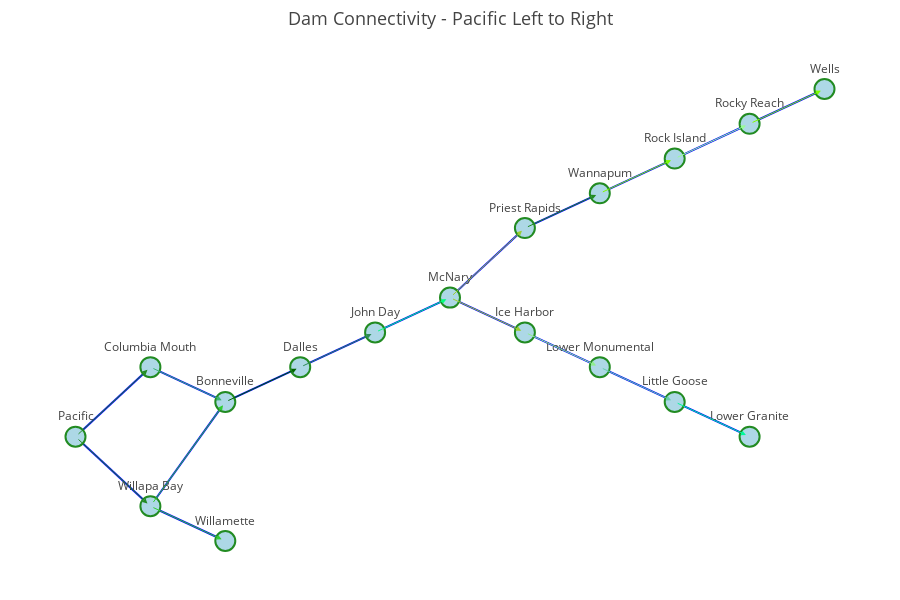

This figure's notebook cell:
### Code cell
# Dams and edges
dams = [
    "Pacific",
    "Columbia Mouth",
    "Willapa Bay",
    "Bonneville",
    "Dalles",
    "Willamette",
    "McNary",
    "Ice Harbor",
    "John Day",
    "Lower Granite",
    "Lower Monumental",
    "Little Goose",
    "Rock Island",
    "Rocky Reach",
    "Wannapum",
    "Priest Rapids",
    "Wells",
]

edges = [
    ("Pacific", "Columbia Mouth"),
    ("Pacific", "Willapa Bay"),
    ("Columbia Mouth", "Bonneville"),
    ("Columbia Mouth", "Bonneville"),
    ("Willapa Bay", "Willamette"),
    ("Willapa Bay", "Bonneville"),
    ("Bonneville", "Dalles"),
    ("Dalles", "John Day"),
    ("John Day", "McNary"),
    ("McNary", "Ice Harbor"),
    ("Ice Harbor", "Lower Monumental"),
    ("Lower Monumental", "Little Goose"),
    ("Little Goose", "Lower Granite"),
    ("McNary", "Priest Rapids"),
    ("Priest Rapids", "Wannapum"),
    ("Wannapum", "Rock Island"),
    ("Rock Island", "Rocky Reach"),
    ("Rocky Reach", "Wells"),
]


digraph_fig = plot_digraph_rivers(dams, edges)
digraph_fig.show()

### Figure 1 — Plotly figure (JSON) as saved in the notebook; plotly's stock layout.template omitted (floating-point values rounded to 4 significant figures)
{"data": [{"hoverinfo": "none", "line": {"color": "blue", "width": 2}, "mode": "lines", "type": "scatter", "x": [0, 1, null, 0, 1, null, 1, 2, null, 1, 2, null, 1, 2, null, 2, 3, null, 3, 4, null, 5, 6, null, 5, 6, null, 6, 7, null, 4, 5, null, 7, 8, null, 8, 9, null, 8, 9, null, 9, 10, null, 7, 8, null, 6, 7, null], "y": [0, 1, null, 0, -1, null, 1, 0.5, null, -1, -1.5, null, -1, 0.5, null, 0.5, 1, null, 1, 1.5, null, 2, 1.5, null, 2, 3, null, 1.5, 1, null, 1.5, 2, null, 1, 0.5, null, 0.5, 0, null, 4, 4.5, null, 4.5, 5, null, 3.5, 4, null, 3, 3.5, null]}, {"hoverinfo": "text", "marker": {"color": "lightblue", "line": {"color": "forestgreen", "width": 2}, "size": 20}, "mode": "markers+text", "text": ["Pacific", "Columbia Mouth", "Willapa Bay", "Bonneville", "Dalles", "Willamette", "McNary", "Ice Harbor", "John Day", "Lower Granite", "Lower Monumental", "Little Goose", "Rock Island", "Rocky Reach", "Wannapum", "Priest Rapids", "Wells"], "textposition": "top center", "type": "scatter", "x": [0, 1, 1, 2, 3, 2, 5, 6, 4, 9, 7, 8, 8, 9, 7, 6, 10], "y": [0, 1, -1, 0.5, 1, -1.5, 2, 1.5, 1.5, 0, 1, 0.5, 4, 4.5, 3.5, 3, 5]}], "layout": {"annotations": [{"arrowcolor": "forestgreen", "arrowhead": 2, "arrowsize": 1, "arrowwidth": 1, "ax": 0, "axref": "x", "ay": 0, "ayref": "y", "showarrow": true, "standoff": 4, "x": 1, "xref": "x", "y": 1, "yref": "y"}, {"arrowcolor": "forestgreen", "arrowhead": 2, "arrowsize": 1, "arrowwidth": 1, "ax": 0, "axref": "x", "ay": 0, "ayref": "y", "showarrow": true, "standoff": 4, "x": 1, "xref": "x", "y": -1, "yref": "y"}, {"arrowcolor": "mediumseagreen", "arrowhead": 2, "arrowsize": 1, "arrowwidth": 1, "ax": 1, "axref": "x", "ay": 1, "ayref": "y", "showarrow": true, "standoff": 4, "x": 2, "xref": "x", "y": 0.5, "yref": "y"}, {"arrowcolor": "limegreen", "arrowhead": 2, "arrowsize": 1, "arrowwidth": 1, "ax": 1, "axref": "x", "ay": -1, "ayref": "y", "showarrow": true, "standoff": 4, "x": 2, "xref": "x", "y": -1.5, "yref": "y"}, {"arrowcolor": "limegreen", "arrowhead": 2, "arrowsize": 1, "arrowwidth": 1, "ax": 1, "axref": "x", "ay": -1, "ayref": "y", "showarrow": true, "standoff": 4, "x": 2, "xref": "x", "y": 0.5, "yref": "y"}, {"arrowcolor": "darkgreen", "arrowhead": 2, "arrowsize": 1, "arrowwidth": 1, "ax": 2, "axref": "x", "ay": 0.5, "ayref": "y", "showarrow": true, "standoff": 4, "x": 3, "xref": "x", "y": 1, "yref": "y"}, {"arrowcolor": "seagreen", "arrowhead": 2, "arrowsize": 1, "arrowwidth": 1, "ax": 3, "axref": "x", "ay": 1, "ayref": "y", "showarrow": true, "standoff": 4, "x": 4, "xref": "x", "y": 1.5, "yref": "y"}, {"arrowcolor": "yellowgreen", "arrowhead": 2, "arrowsize": 1, "arrowwidth": 1, "ax": 5, "axref": "x", "ay": 2, "ayref": "y", "showarrow": true, "standoff": 4, "x": 6, "xref": "x", "y": 1.5, "yref": "y"}, {"arrowcolor": "yellowgreen", "arrowhead": 2, "arrowsize": 1, "arrowwidth": 1, "ax": 5, "axref": "x", "ay": 2, "ayref": "y", "showarrow": true, "standoff": 4, "x": 6, "xref": "x", "y": 3, "yref": "y"}, {"arrowcolor": "lightgreen", "arrowhead": 2, "arrowsize": 1, "arrowwidth": 1, "ax": 6, "axref": "x", "ay": 1.5, "ayref": "y", "showarrow": true, "standoff": 4, "x": 7, "xref": "x", "y": 1, "yref": "y"}, {"arrowcolor": "springgreen", "arrowhead": 2, "arrowsize": 1, "arrowwidth": 1, "ax": 4, "axref": "x", "ay": 1.5, "ayref": "y", "showarrow": true, "standoff": 4, "x": 5, "xref": "x", "y": 2, "yref": "y"}, {"arrowcolor": "mediumaquamarine", "arrowhead": 2, "arrowsize": 1, "arrowwidth": 1, "ax": 7, "axref": "x", "ay": 1, "ayref": "y", "showarrow": true, "standoff": 4, "x": 8, "xref": "x", "y": 0.5, "yref": "y"}, {"arrowcolor": "mediumspringgreen", "arrowhead": 2, "arrowsize": 1, "arrowwidth": 1, "ax": 8, "axref": "x", "ay": 0.5, "ayref": "y", "showarrow": true, "standoff": 4, "x": 9, "xref": "x", "y": 0, "yref": "y"}, {"arrowcolor": "palegreen", "arrowhead": 2, "arrowsize": 1, "arrowwidth": 1, "ax": 8, "axref": "x", "ay": 4, "ayref": "y", "showarrow": true, "standoff": 4, "x": 9, "xref": "x", "y": 4.5, "yref": "y"}, {"arrowcolor": "chartreuse", "arrowhead": 2, "arrowsize": 1, "arrowwidth": 1, "ax": 9, "axref": "x", "ay": 4.5, "ayref": "y", "showarrow": true, "standoff": 4, "x": 10, "xref": "x", "y": 5, "yref": "y"}, {"arrowcolor": "lawngreen", "arrowhead": 2, "arrowsize": 1, "arrowwidth": 1, "ax": 7, "axref": "x", "ay": 3.5, "ayref": "y", "showarrow": true, "standoff": 4, "x": 8, "xref": "x", "y": 4, "yref": "y"}, {"arrowcolor": "forestgreen", "arrowhead": 2, "arrowsize": 1, "arrowwidth": 1, "ax": 6, "axref": "x", "ay": 3, "ayref": "y", "showarrow": true, "standoff": 4, "x": 7, "xref": "x", "y": 3.5, "yref": "y"}], "height": 600, "hovermode": "closest", "margin": {"b": 20, "l": 20, "r": 20, "t": 50}, "plot_bgcolor": "white", "showlegend": false, "title": {"font": {"size": 18}, "text": "Dam Connectivity - Pacific Left to Right"}, "xaxis": {"showgrid": false, "showticklabels": false, "zeroline": false}, "yaxis": {"showgrid": false, "showticklabels": false, "zeroline": false}}}
